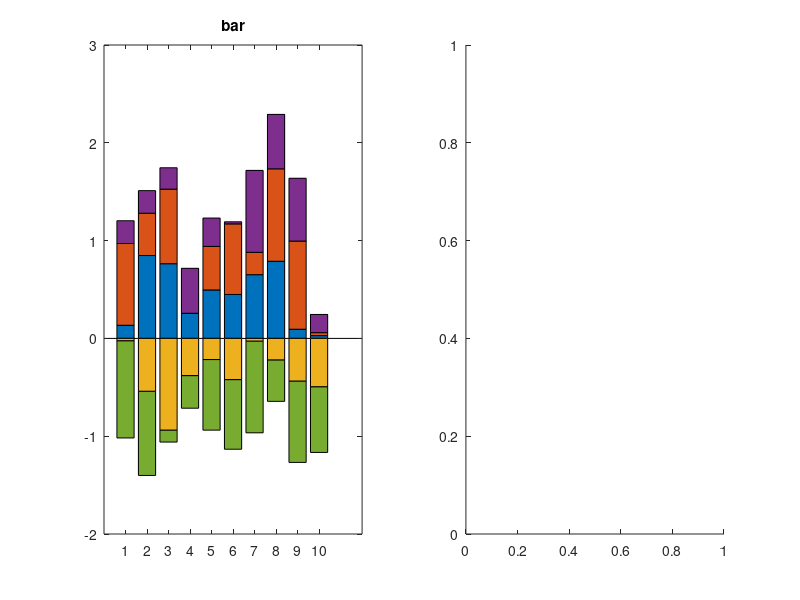

The MATLAB script that drew this image: (Note: this script raises an error after producing the figure.)
%% |barareaneg.m|: bar or area plot with positive/negative split
% Author: Kelly Kearney
%
% This repository includes the code for the |barareaneg.m| Matlab function,
% along with all dependent functions required to run it. 
%
% Matlab's native stacked bar and area plots don't really make sense when
% you need to visualize both positive and negative data.  This function
% instead separates out always-postive and always-negative series, and
% plots them in opposite-facing bar/area plots.
%
%% Getting started
%
% *Prerequisites*
%
% This function requires Matlab R14 or later.
%
% *Downloading and installation*
%
% This code can be downloaded from <https://github.com/kakearney/barareaneg-pkg/ Github>
% or the
% <http://www.mathworks.com/matlabcentral/fileexchange/xxxx-example
% MatlabCentral File Exchange>.  The File Exchange entry is updated daily
% from the GitHub repository.   
%
% *Matlab Search Path*
%
% The following folders need to be added to your Matlab Search path (via
% |addpath|, |pathtool|, etc.):
%
%   barareaneg-pkg/barareaneg

%% Syntax
%
% h = barareaneg(x, y, type)
% h = barareaneg(x, y, type, orient)
%
%% Description
%
% |h = barareaneg(x, y, type)| creates either a stacked bar (|type| =
% 'bar') or stacked area (|type| = 'area') plot, where the vector |x|
% indicates the coordinates of the independent variable and the matrix |y|
% indicates the values of to be stacked; rows of |y| correspond to |x|, and
% columns indicate values to be stacked.  The output |h| is a structure
% with handles to the plotted objects.
%
% |h = barareaneg(x, y, type, orient)| indicates whether bars/areas should
% stack vertically (|orient| = |'v'|) or horizontally (|orient| = |'h'|).

%% Examples
%
% We start with stacked data that includes 3 all-positive series and 2
% all-negative ones.

rng(1); % for replicability only

x = 1:10;
y = rand(10,5);
y(:, [3 5]) = y(:, [3 5])*-1;

%% 
% Matlab's native bar plots display stacked negative data in a cumulative
% way, such that the blocks that change sign from the previous one overlay
% each other.  The |barareaneg| function instead splits the postivie and
% negative, which may be a more desirable way to display data, depending on
% the application.

col = get(0, 'DefaultAxesColorOrder');
col = num2cell(col(1:5,:),2);

figure;
ax(1) = subplot(1,2,1);
hb = bar(x,y,'stacked');
title('bar');
set(hb, {'facecolor'}, col);

ax(2) = subplot(1,2,2);
h = barareaneg(x,y,'bar');
title('barareaneg');
set(h.pos, {'facecolor'}, col);
set(h.neg, {'facecolor'}, col);
set(ax, 'ylim', [-2 2]);

%%
% The same behavior is seen in stacked area plots.

figure;
ax(1) = subplot(1,2,1);
ha = area(x,y);
title('area');
set(ha, {'facecolor'}, col);

ax(2) = subplot(1,2,2);
h = barareaneg(x,y,'area');
title('barareaneg');
set(h.pos, {'facecolor'}, col);
set(h.neg, {'facecolor'}, col);
set(ax, 'ylim', [-2 2], 'xlim', [1 10]);

%% Contributions
%
% Community contributions to this package are welcome!
% 
% To report bugs, please submit
% <https://github.com/kakearney/barareaneg-pkg/issues an issue> on GitHub and
% include:  
% 
% * your operating system
% * your version of Matlab and all relevant toolboxes (type |ver| at the Matlab command line to get this info)  
% * code/data to reproduce the error or buggy behavior, and the full text of any error messages received 
% 
% Please also feel free to submit enhancement requests, or to send pull
% requests (via GitHub) for bug fixes or new features. 
% 
% I do monitor the MatlabCentral FileExchange entry for any issues raised
% in the comments, but would prefer to track issues on GitHub. 
% 

